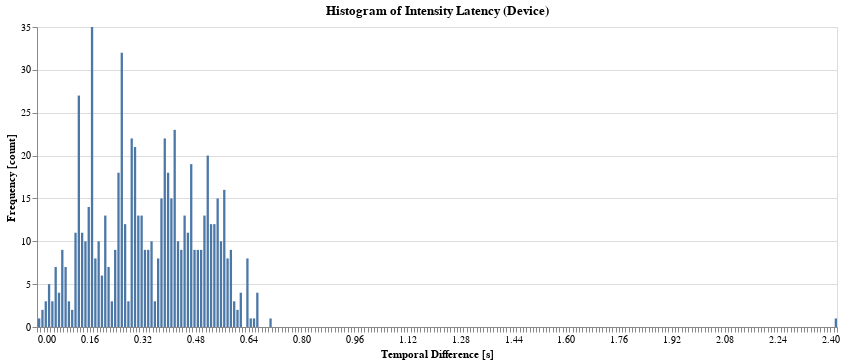

Write notebook code for a chart like this one.
### Code cell
%config IPCompleter.greedy=True
import pandas as pd
import altair as alt

intensity_delays = pd.read_csv('intensity_delays.csv')

alt.Chart(intensity_delays).mark_bar(
                                                 ).transform_calculate(
    x='datum.LightChanged - datum.ValueChanged'
).encode(
    alt.X('x:Q', bin=alt.Bin(step=0.01), title='Temporal Difference [s]'),
    alt.Y('count()', title='Frequency [count]'),
).properties(
    width=800,
    title='Histogram of Intensity Latency (Device)'
)

### Figure 1 — Vega-Lite specification as saved in the notebook (floating-point values rounded to 4 significant figures; data arrays with more than 128 entries replaced by an {"elided": "..."} marker saying what was removed)
{"$schema": "https://vega.github.io/schema/vega-lite/v3.4.0.json", "config": {"mark": {"tooltip": null}, "view": {"height": 300, "width": 400}}, "data": {"name": "data-9cc18e8745cdbe5caf9ef6f3dcdb2c49"}, "datasets": {"data-9cc18e8745cdbe5caf9ef6f3dcdb2c49": {"elided": "705 records"}}, "encoding": {"x": {"bin": {"step": 0.01}, "field": "x", "title": "Temporal Difference [s]", "type": "quantitative"}, "y": {"aggregate": "count", "title": "Frequency [count]", "type": "quantitative"}}, "mark": "bar", "title": "Histogram of Intensity Latency (Device)", "transform": [{"as": "x", "calculate": "datum.LightChanged - datum.ValueChanged"}], "width": 800}
